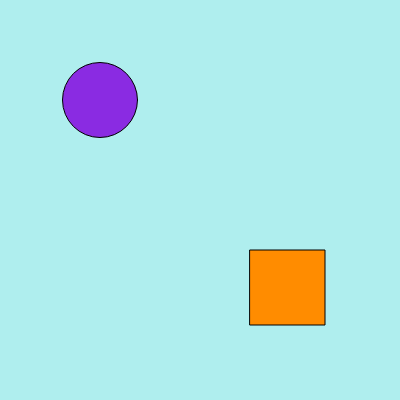
Frame 1 (no input)
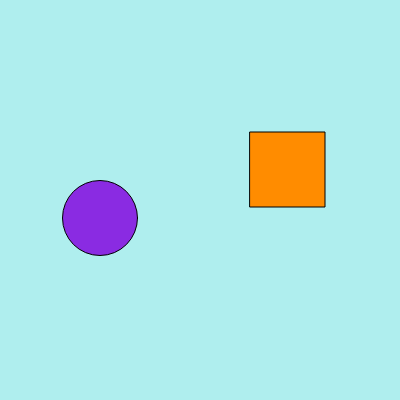
Frame 60 (no input)
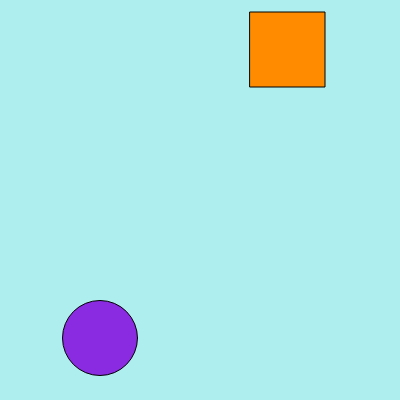
Frame 120 (the mouse pressed at the canvas centre since frame 60)

The p5.js sketch that drew these frames (run headless with seeded random() and noise() and a simulated clock; from frame 60 on, the mouse is pressed at the canvas centre):

// p5.js sketch
// ── sketch.js
//variables for ellipse
var circX = 100; 
var circY = 100; 
var circStroke = 0; 
var circR = 138; 
var circG = 43; 
var circB = 226; 
var circSize = 75;

//variables for quad
var rectX = 250;
var rectY = 250;
var rectStroke = 0;
var rectR = 255;
var rectG = 140;
var rectB = 0;
var rectSize = 75;

//RBG values for background
var canvR = 175; 
var canvG = 238;
var canvB = 238;

//moving speed for the shapes
var speed = 2;

function setup() {  
	createCanvas(400, 400); 
}


function draw() {
	background(canvR, canvG, canvB);//Background color 
	
	stroke(circStroke); 
	fill(circR, circG, circB);  
	ellipse(circX, circY, circSize, circSize); 
	 
	circY = circY + speed;//+ speed moves the ellipse in Y from its original location
	
	stroke(rectStroke);
	fill(rectR, rectG, rectB);
	rect(rectX, rectY, rectSize, rectSize);
	
	rectY = rectY - speed;//- speed moves the rectnagule in Y from its original location
	
	//if rec position is greater than 400(height) or rec is less than 0(x)
	if(rectY > height - 100 || rectY < 0) {
	  speed = speed *-1;//gives the shapes speed from its final position making them loop
	}
}
